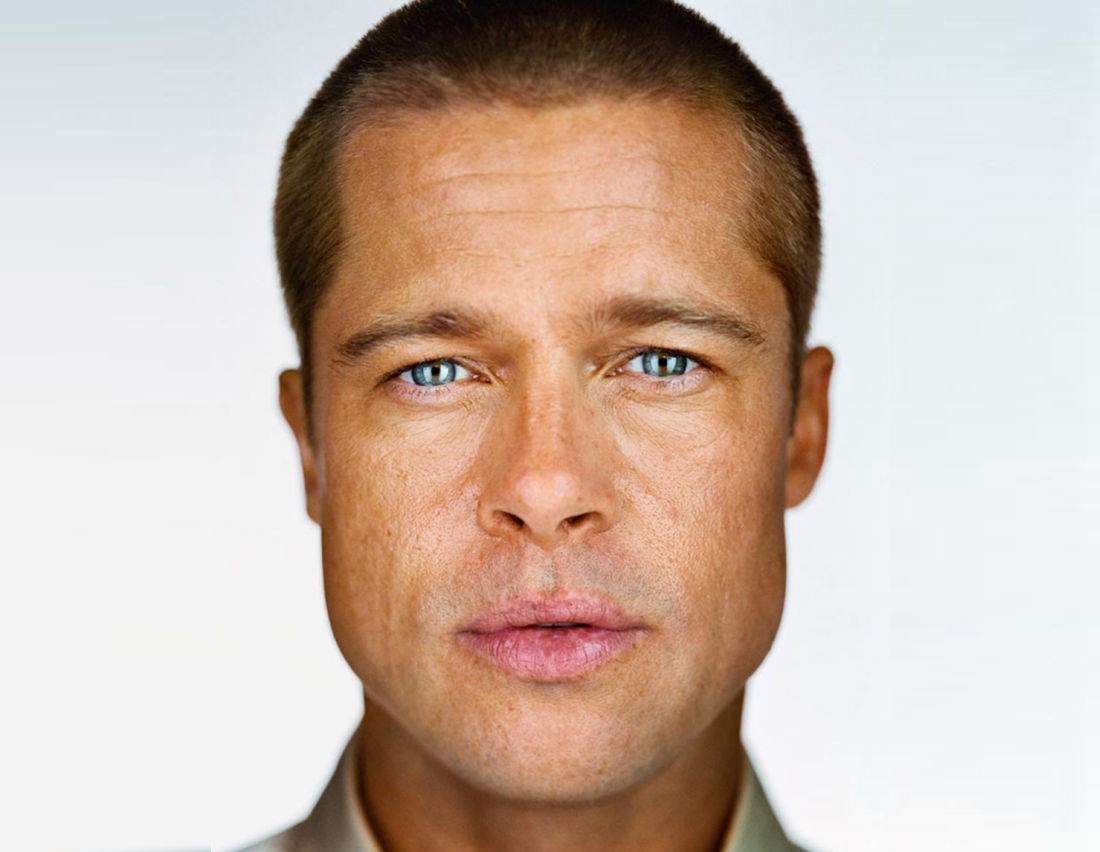
#> input picture M5L4_bot-main/images/face.png, 1100 x 852 px, found by its file name
$ python logic.py
#> lines starting #> are read from the running program, lines starting #| are printed output that depends on the picture
import cv2


def process_image(image_path, output_path):
    # Загрузка предобученного классификатора для детектирования лиц
#> called with image_path = 'M5L4_bot-main/images/face.png', output_path = 'M5L4_bot-main/images/output.png'
    face_cascade = cv2.CascadeClassifier(cv2.data.haarcascades + 'haarcascade_frontalface_default.xml')

    # Загрузка изображения
    image = cv2.imread(image_path)
#> image is the input picture: shape (852, 1100, 3); mean B, G, R 173.5, 185.8, 204.9
    # Преобразование изображения в оттенки серого для улучшения производительности детектора
    gray = cv2.cvtColor(image, cv2.COLOR_BGR2GRAY)
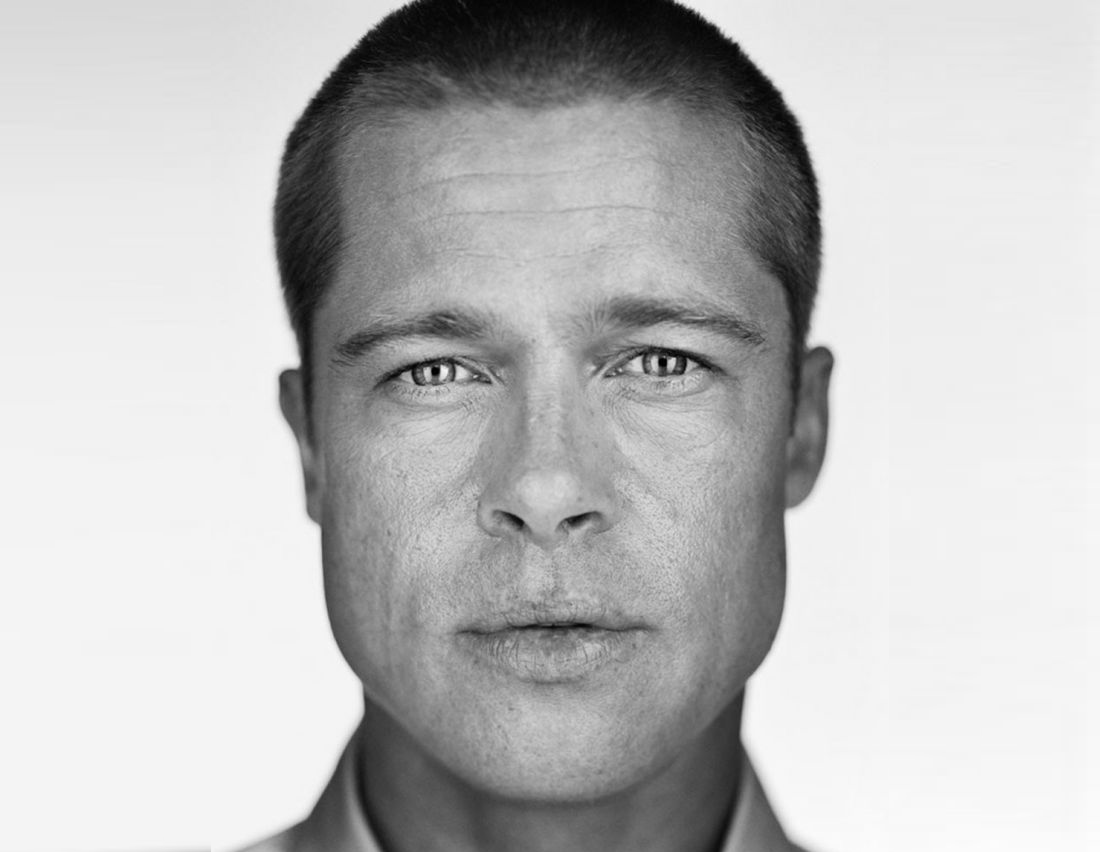
#> gray: shape (852, 1100); min 0, max 252, mean 190.1

    # face detection on image
    faces = face_cascade.detectMultiScale(gray, scaleFactor=1.1, minNeighbors=5, minSize=(30, 30), flags=cv2.CASCADE_SCALE_IMAGE)
#> faces = [[251, 134, 586, 586]]

    # Размытие области вокруг каждого обнаруженного лица
    for (x, y, w, h) in faces:
        # Извлечение области лица
        face_region = image[y:y+h, x:x+w]

        # Применение размытия
        blurred_face = cv2.GaussianBlur(face_region, (99, 99), 30)

        # Замена области лица размытым изображением
        image[y:y+h, x:x+w] = blurred_face
#> this loop made 1 pass
#> pass 1, in process_image, `face_region = image[y:y+h, x:x+w]`:
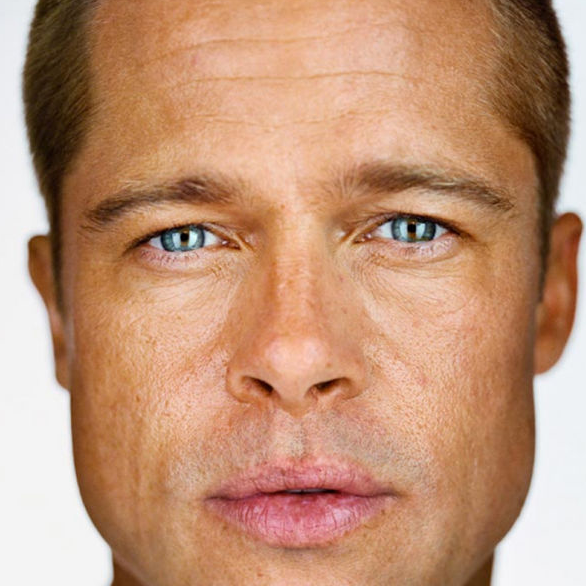
#> face_region: shape (586, 586, 3); mean B, G, R 119.3, 147.7, 192.9
#> pass 1, in process_image, `blurred_face = cv2.GaussianBlur(face_region, (99, 99), 30)`:
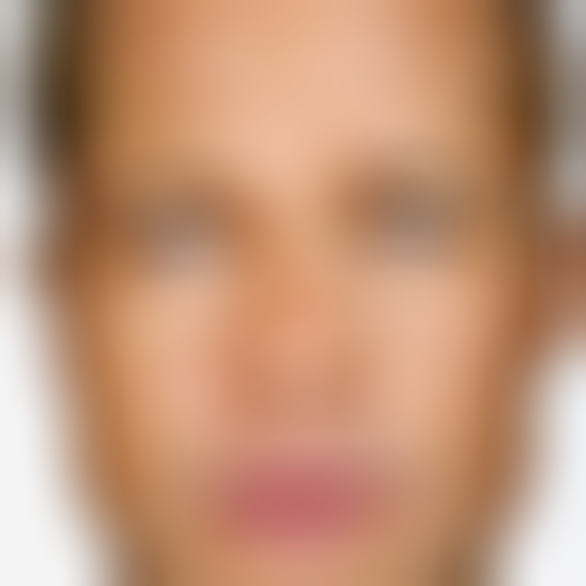
#> blurred_face: shape (586, 586, 3); mean B, G, R 119.2, 147.6, 192.8
#> after the loop:
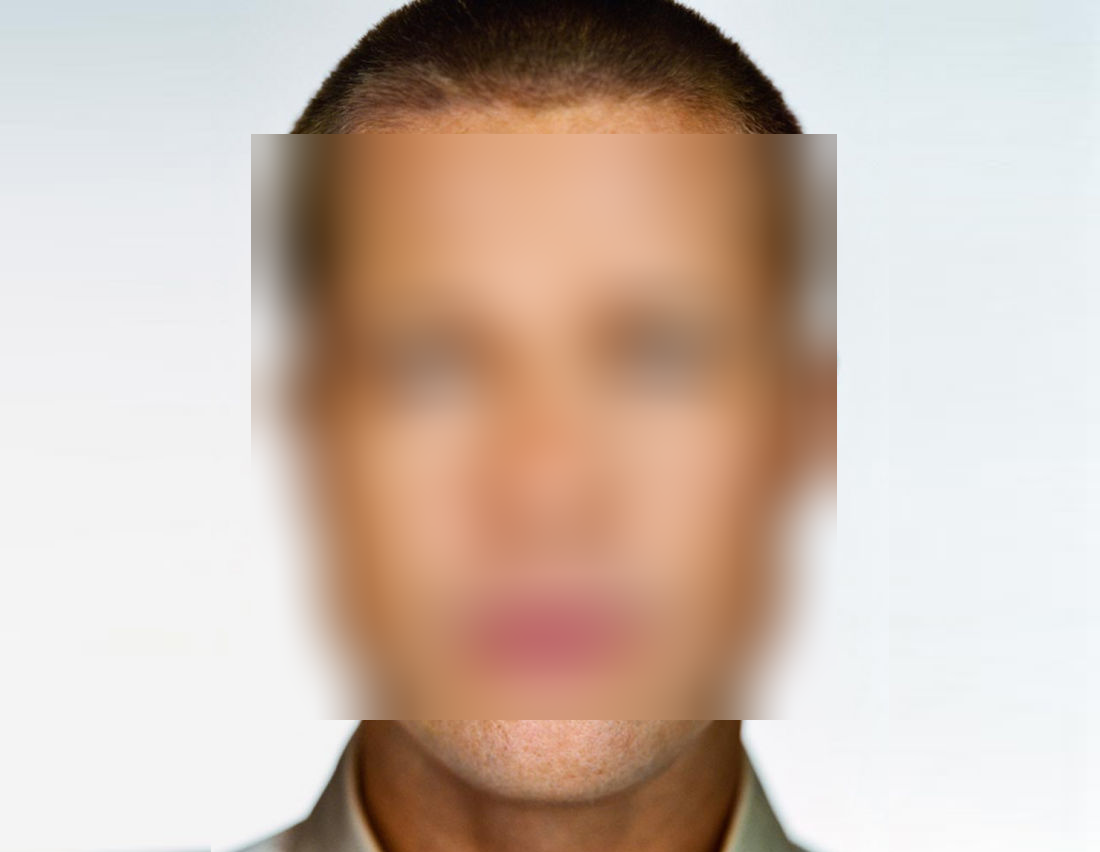
#> image: shape (852, 1100, 3); mean B, G, R 173.4, 185.8, 204.9

    # Сохранение обработанного изображения
    cv2.imwrite(output_path, image)


# Проверяем работу кода
if __name__ == "__main__":
    # Путь к изображению для обработки
    image_path = "M5L4_bot-main/images/face.png"
    # Путь к изображению с размытыми лицами
    output_path = "M5L4_bot-main/images/output.png"

    # Вызов функции обработки изображения
    process_image(image_path, output_path)
